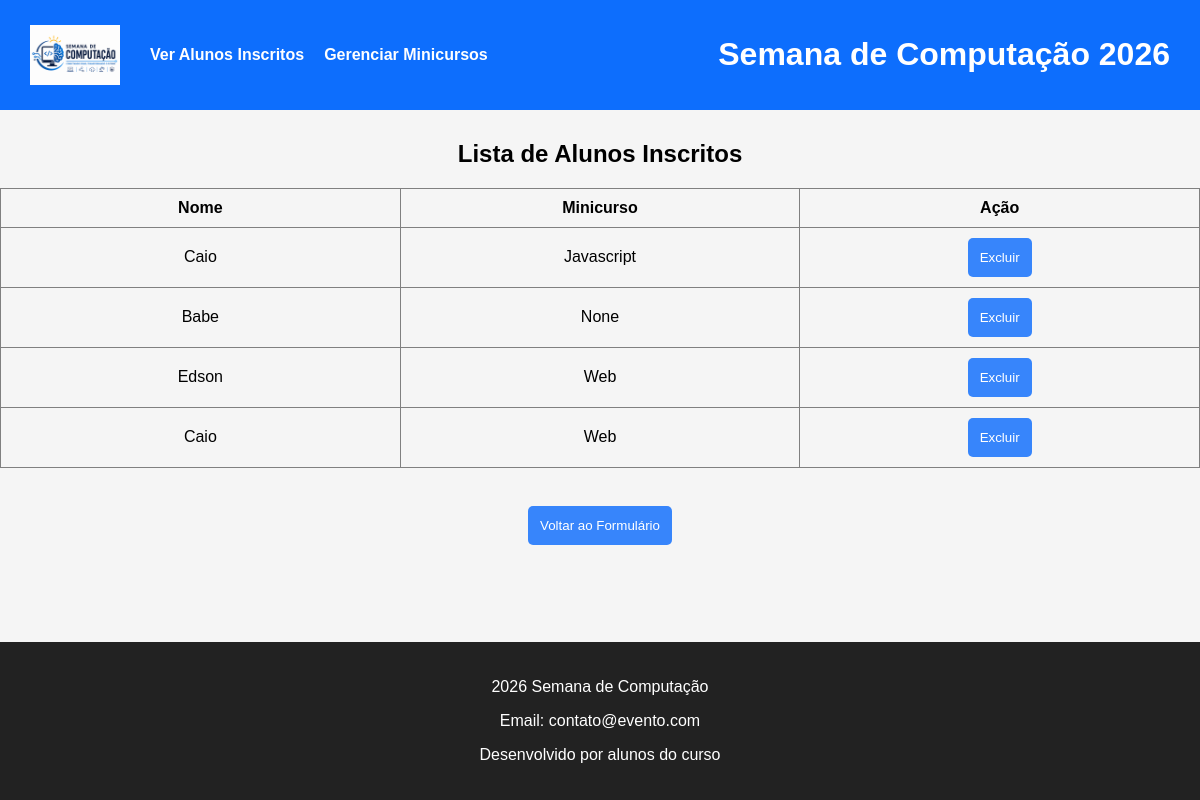
Before: /inscritos with the older database file.
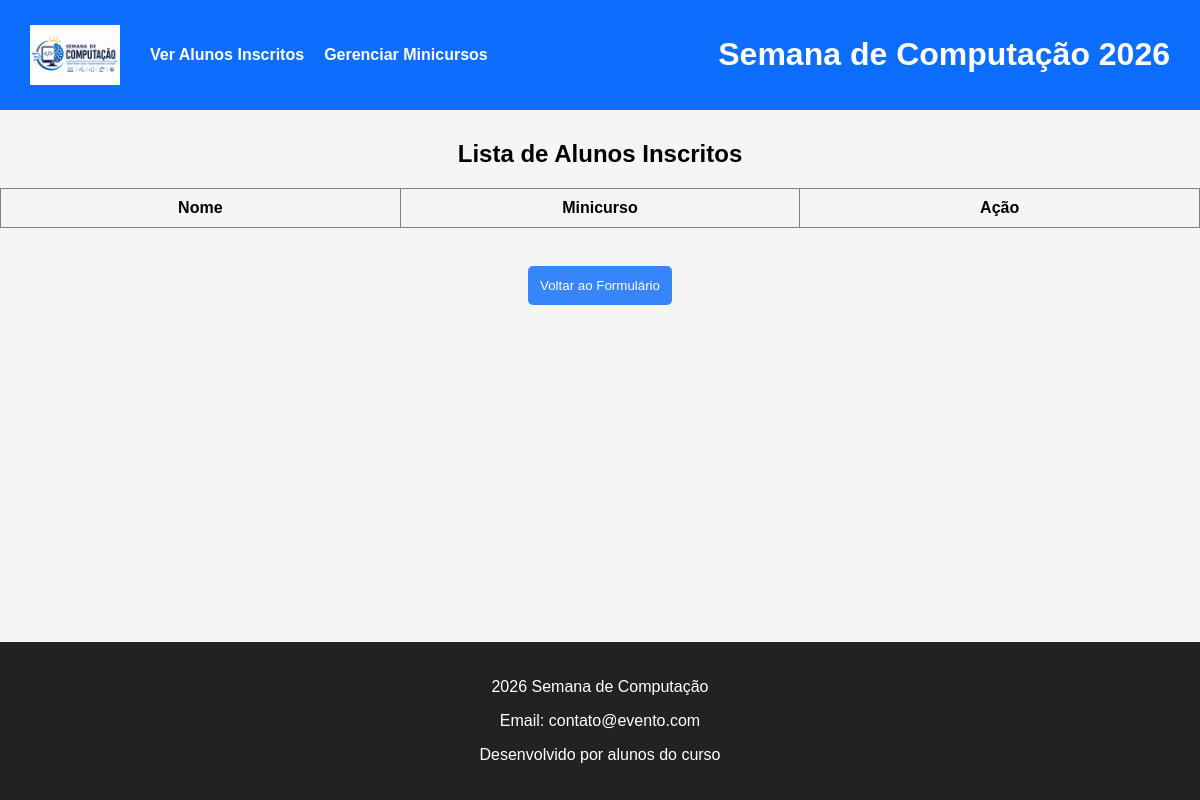
After: the same page with the newer database file.
### tables this page shows
CREATE TABLE inscritos (
            id INTEGER PRIMARY KEY AUTOINCREMENT,
            nome TEXT NOT NULL,
            minicurso_id INTEGER,
            FOREIGN KEY(minicurso_id) REFERENCES minicursos(id) ON DELETE CASCADE
        );

CREATE TABLE minicursos (
            id INTEGER PRIMARY KEY AUTOINCREMENT,
            nome TEXT NOT NULL UNIQUE
        );

### controllers/inscrito_controller.py (the view)
@inscrito_blueprint.route("/inscritos")
def listar_inscritos():
    lista = inscrito_dao.listar_todos()
    return render_template("inscritos.html", inscritos=lista)

### dao/inscrito_dao.py (called while the page is built)
    def listar_todos(self):
        conn = get_connection()
        cursor = conn.execute("""
            SELECT i.id, i.nome, i.minicurso_id, m.nome as minicurso_nome
            FROM inscritos i
            LEFT JOIN minicursos m ON i.minicurso_id = m.id
        """)
        rows = cursor.fetchall()
        conn.close()
        return [Inscrito(row['id'], row['nome'], row['minicurso_id'], row['minicurso_nome']) for row in rows]

### database.py (called while the page is built)
def get_connection():
    conn = sqlite3.connect(DATABASE_NAME)
    conn.execute("PRAGMA foreign_keys = ON;") # Força o SQLite a respeitar as regras de integridade e cascata
    conn.row_factory = sqlite3.Row  # Permite acessar colunas pelo nome!
    return conn

### templates/inscritos.html (shortened to what this page needs)
{% extends "layout.html" %}
{% block body %}
<h2>Lista de Alunos Inscritos</h2>
<table border="1" aria-label="Alunos inscritos e seus respectivos minicursos">
    <thead>
        <tr>
            <th scope="col">Nome</th>
            <th scope="col">Minicurso</th>
            <th scope="col">Ação</th>
        </tr>
    </thead>
    <tbody>
        {% for inscrito in inscritos %}
        <tr>
            <td>{{ inscrito.nome }}</td>
            <td>{{ inscrito.minicurso_nome }}</td>
            <td>
                <form action="/excluir" method="post" style="display:inline;">
                    <button type="submit"
                        onclick="return confirm('Tem certeza que deseja excluir a inscrição de {{ inscrito.nome }}?')">Excluir</button>
                </form>
            </td>
        </tr>
        {% endfor %}
    </tbody>
</table>
<br>
<div class="button-container"><button><a href="/">Voltar ao Formulário</a></button></div>
{% endblock %}

### templates/layout.html (shortened to what this page needs)
<!DOCTYPE html>
<html lang="pt-br">
<head>
   <link rel="stylesheet" href="{{ url_for('static', filename='css/estilo.css') }}">
</head>
<body>
   <div class="container">
      <header>
         <div class="header-container">
            <img src="{{ url_for('static', filename='images/logo.png') }}" width="90"
               alt="Logo oficial da Semana de Computação">
            <nav class="menu-navegacao" aria-label="Menu principal do sistema">
               <a href="/inscritos" class="link-menu">Ver Alunos Inscritos</a>
               <a href="/minicursos" class="link-menu">Gerenciar Minicursos</a>
            </nav>
         </div>
         <h1>Semana de Computação 2026</h1>
      </header>
      <section>
         {% block body %}
         {% endblock %}
      </section>
      <footer>
         <p>2026 Semana de Computação</p>
         <p>Email: contato@evento.com</p>
         <p>Desenvolvido por alunos do curso</p>
      </footer>
   </div>
</body>
</html>

### static/css/estilo.css (style rules this page uses)
body { font-family: Arial, Helvetica, sans-serif; margin: 0; background-color: #f5f5f5; min-height: 100vh; }
header { display: flex; justify-content: space-between; align-items: center; background: #0d6efd; color: white; padding: 15px 30px; }
a { text-decoration: none; color: inherit; }
.container { display: flex; flex-direction: column; align-itens: center; gap: 10px; min-height: 100vh; }
.header-container { display: flex; gap: 30px; align-items: center; }
.menu-navegacao { display: flex; gap: 20px; }
.menu-navegacao a { color: #fff; font-weight: bold; }
.button-container { margin-top: 20px; display: flex; gap: 15px; justify-content: center; align-content: center; }
section { flex: 1; width: 100%; }
footer { background: #222; color: white; text-align: center; padding: 20px; margin-top: auto; }
table { width: 100%; border-collapse: collapse; table-layout: fixed; }
th, td { padding: 10px; text-align: center; width: 33.33%; overflow: hidden; text-overflow: ellipsis; white-space: nowrap; }
button { padding: 12px; background: #0d6dfdd0; color: white; border: none; border-radius: 5px; cursor: pointer; }
h2, p { text-align: center; }

Changed rows visible on the page:
removed inscritos: nome "Caio", minicurso_nome "Javascript"
removed inscritos: nome "Babe", minicurso_nome "None"
removed inscritos: nome "Edson", minicurso_nome "Web"
removed inscritos: nome "Caio", minicurso_nome "Web"
